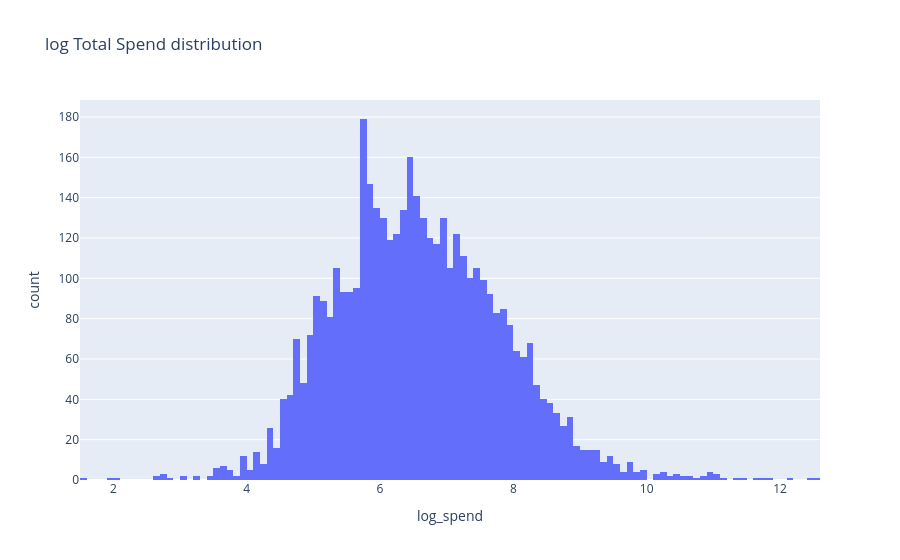
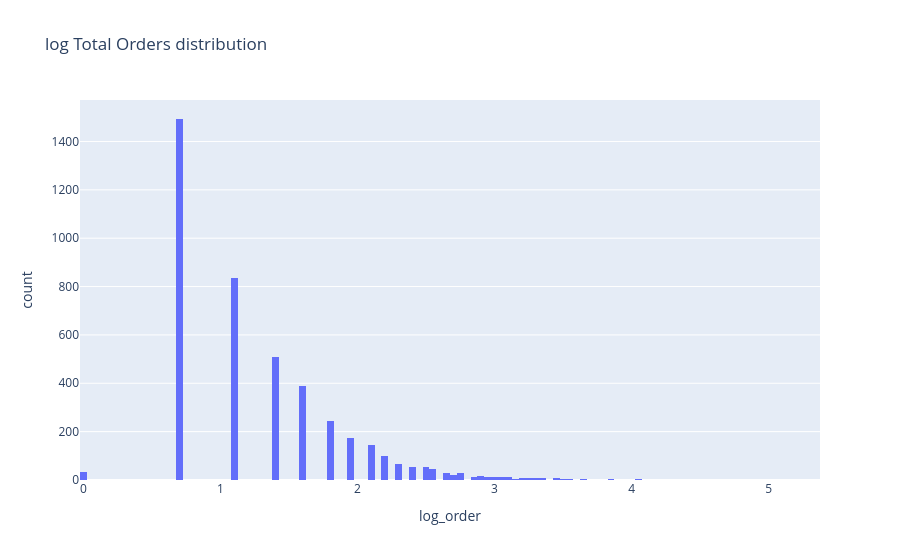

Source (notebook cell) for these figures, in order:
### Code cell
# Distribution av (total_spend, total_orders, days_since_last_purchase).
# Hanterar skew och extrema värden genom att Logaritmera total_spend och total_orders
plot_reg_customer = df_reg_customer.copy()
plot_reg_customer['log_spend'] = np.log1p(plot_reg_customer['total_spend'])
plot_reg_customer['log_order'] = np.log1p(plot_reg_customer['total_orders'])

px.histogram(plot_reg_customer,
             x='log_spend',
             title='log Total Spend distribution').show()
px.histogram(plot_reg_customer,
             x='log_order',
             title='log Total Orders distribution').show()
px.histogram(plot_reg_customer,
             x='days_since_last_purchase',
             title='Days since last purchase distribution').show()
# Överväg Jenks Natural Breaks?

### Figure 1 — Plotly figure (JSON) as saved in the notebook; plotly's stock layout.template omitted (floating-point values rounded to 4 significant figures; data arrays with more than 128 entries replaced by an {"elided": "..."} marker saying what was removed)
{"data": [{"bingroup": "x", "hovertemplate": "log_spend=%{x}<br>count=%{y}<extra></extra>", "legendgroup": "", "marker": {"color": "#636efa", "pattern": {"shape": ""}}, "name": "", "orientation": "v", "showlegend": false, "type": "histogram", "x": {"elided": "4369 float values"}, "xaxis": "x", "yaxis": "y"}], "layout": {"barmode": "relative", "legend": {"tracegroupgap": 0}, "title": {"text": "log Total Spend distribution"}, "xaxis": {"anchor": "y", "domain": [0, 1], "title": {"text": "log_spend"}}, "yaxis": {"anchor": "x", "domain": [0, 1], "title": {"text": "count"}}}}

### Figure 2 — Plotly figure (JSON) as saved in the notebook; plotly's stock layout.template omitted (floating-point values rounded to 4 significant figures; data arrays with more than 128 entries replaced by an {"elided": "..."} marker saying what was removed)
{"data": [{"bingroup": "x", "hovertemplate": "log_order=%{x}<br>count=%{y}<extra></extra>", "legendgroup": "", "marker": {"color": "#636efa", "pattern": {"shape": ""}}, "name": "", "orientation": "v", "showlegend": false, "type": "histogram", "x": {"elided": "4369 float values"}, "xaxis": "x", "yaxis": "y"}], "layout": {"barmode": "relative", "legend": {"tracegroupgap": 0}, "title": {"text": "log Total Orders distribution"}, "xaxis": {"anchor": "y", "domain": [0, 1], "title": {"text": "log_order"}}, "yaxis": {"anchor": "x", "domain": [0, 1], "title": {"text": "count"}}}}
